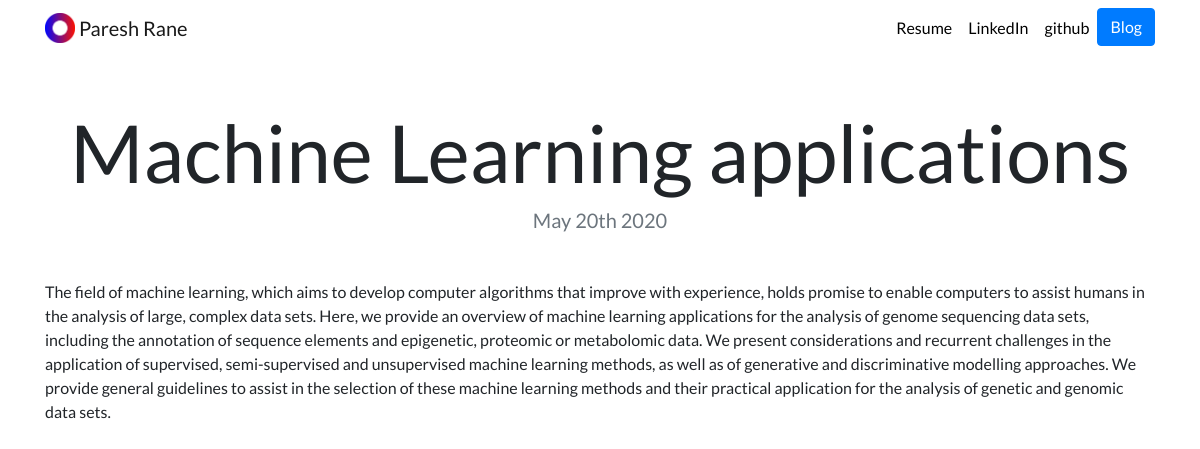
Page /blog/1/ on the committed database.
### blog/models.py (models this page shows, shortened)
class Blog(models.Model):
    title = models.CharField(max_length=200)
    description = models.TextField()
    date = models.DateField()

### blog/views.py (the view)
# urls.py: path('<int:blog_id>/',views.detail,name='detail'),
def detail(request,blog_id):
    blog = get_object_or_404(Blog,pk=blog_id)
    return render(request,'blog/detail.html',{'blog':blog})

### blog/templates/blog/detail.html
{% extends "portfolio/base.html" %}
{% load static %}
{% block content %}
<h1 class="text-center mt-5" id="blogdetailtitle">{{ blog.title }}</h1>
<h5 class="text-center text-muted mb-5">{{ blog.date|date:'F jS Y' }}</h5>
{{ blog.description|safe }}
{% endblock %}

### portfolio/static/portfolio/custom.css (style rules this page uses)
body { font-family: 'Lato', sans-serif; }
@media (min-width: 992px) { #blogdetailtitle { font-size: 5rem; } }

### rows in the picture
Blog: title "Machine Learning applications", date "May 20th 2020", description "The field of machine learning, which aims to develop computer algorithms that improve with experience, holds promise to enable computers to assist humans in the analysis of large, complex data sets. Here, we provide an overview of machine learning applications for the analysis of genome sequencing data sets, including the annotation of sequence elements and epigenetic, proteomic or metabolomic data. We present considerations and recurrent challenges in the application of supervised, semi-supervised and unsupervised machine learning methods, as well as of generative and discriminative modelling approaches. We provide general guidelines to assist in the selection of these machine learning…"
